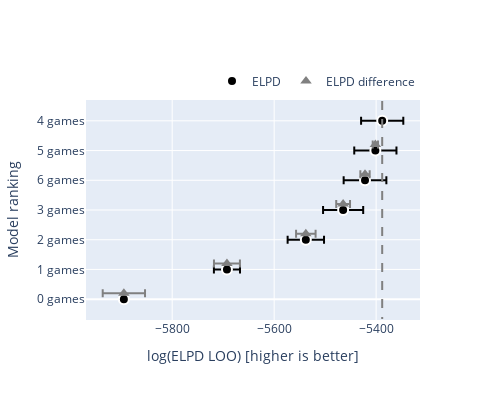

Notebook source saved alongside this figure:
### Code cell
plot_compare_plotly(compare_dataframe);

### Figure 1 — Plotly figure (JSON) as saved in the notebook; plotly's stock layout.template omitted (floating-point values rounded to 4 significant figures)
{"data": [{"error_x": {"array": [41.4, 41.4, 41.88, 39.35, 35.7, 25.58, 1.88], "thickness": 2, "type": "data"}, "marker": {"color": "black", "line": {"color": "white", "width": 2}, "size": 10, "symbol": "circle"}, "mode": "markers+text", "name": "ELPD", "type": "scatter", "x": [-5388.0, -5401.0, -5422.0, -5465.0, -5538.0, -5693.0, -5895.0], "y": [-9, -7.5, -6, -4.5, -3, -1.5, 0]}, {"error_x": {"array": [5.203, 9.115, 13.53, 19.15, 25.46, 41.51], "thickness": 2, "type": "data"}, "marker": {"color": "grey", "size": 10, "symbol": "triangle-up"}, "mode": "markers+text", "name": "ELPD difference", "type": "scatter", "x": [-5401.0, -5422.0, -5465.0, -5538.0, -5693.0, -5895.0], "y": [-7.8, -6.3, -4.8, -3.3, -1.8, -0.3]}], "layout": {"height": 400, "legend": {"orientation": "h", "x": 1, "xanchor": "right", "y": 1.02, "yanchor": "bottom"}, "shapes": [{"line": {"color": "grey", "dash": "dash", "width": 2}, "type": "line", "x0": -5388.0, "x1": -5388.0, "y0": -10, "y1": 1}], "width": 500, "xaxis": {"autorange": true, "range": [-5969.0, -5314.0], "title": {"text": "log(ELPD LOO) [higher is better]"}, "type": "linear"}, "yaxis": {"autorange": true, "range": [1.05, -10.05], "tickmode": "array", "ticktext": ["4 games", "5 games", "6 games", "3 games", "2 games", "1 games", "0 games"], "tickvals": [-9, -7.5, -6, -4.5, -3, -1.5, 0], "title": {"text": "Model ranking"}, "type": "linear"}}}
